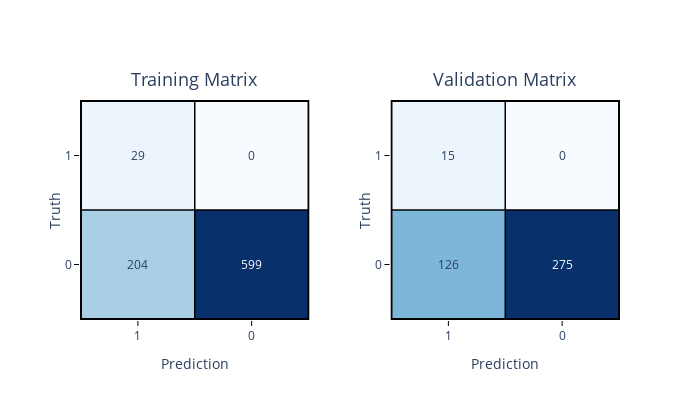

Notebook code for this chart:
### Code cell
import numpy as np
import plotly.graph_objects as go
from plotly.subplots import make_subplots
from sklearn.metrics import confusion_matrix

import plotly.io as pio

labels = ["0", "1"]
cm = confusion_matrix(y_train, y_train_pred)
cm = np.array([[cm[0, 1], cm[0, 0]], [cm[1, 1], cm[1, 0]]])

cm2 = confusion_matrix(y_test, y_test_pred)
cm2 = np.array([[cm2[0, 1], cm2[0, 0]], [cm2[1, 1], cm2[1, 0]]])

fig = make_subplots(
    rows=1,
    cols=2,
    subplot_titles=["Training Matrix", "Validation Matrix"],
    horizontal_spacing=0.15,
)

# Increase font size and height of titles
for annotation in fig["layout"]["annotations"]:
    annotation["font"] = dict(size=18)  # Increase font size here
    annotation["y"] = 1.03  # Increase height of title


fig.update_layout(
    autosize=False,
    width=700,
    height=400,
)


hover_text = np.empty_like(cm, dtype=object)
hover_text[0, 0] = f"Truth: Excluded<br>Prediction: Included<br>Total: {cm[0,0]}"
hover_text[0, 1] = f"Truth: Excluded<br>Prediction: Excluded<br>Total: {cm[0,1]}"
hover_text[1, 0] = f"Truth: Included<br>Prediction: Included<br>Total: {cm[1,0]}"
hover_text[1, 1] = f"Truth: Included<br>Prediction: Excluded<br>Total: {cm[1,1]}"


# Adding heatmaps to both subplots

fig.add_trace(
    go.Heatmap(
        z=cm,
        x=labels,
        y=labels,
        colorscale="Blues",
        showscale=False,
        text=hover_text,
        hoverinfo="text",
    ),
    row=1,
    col=1,
)

hover_text = np.empty_like(cm2, dtype=object)
hover_text[0, 0] = f"Truth: Excluded<br>Prediction: Included<br>Total: {cm2[0,0]}"
hover_text[0, 1] = f"Truth: Excluded<br>Prediction: Excluded<br>Total: {cm2[0,1]}"
hover_text[1, 0] = f"Truth: Included<br>Prediction: Included<br>Total: {cm2[1,0]}"
hover_text[1, 1] = f"Truth: Included<br>Prediction: Excluded<br>Total: {cm2[1,1]}"

fig.add_trace(
    go.Heatmap(
        z=cm2,
        x=labels,
        y=labels,
        colorscale="Blues",
        showscale=False,
        text=hover_text,
        hoverinfo="text",
    ),
    row=1,
    col=2,
)


def get_font_color(value, cm):
    if value > cm.max() / 2:
        return "white"
    else:
        return " dark blue"


for i, row in enumerate(cm):
    for j, value in enumerate(row):
        fig.add_annotation(
            dict(
                text=str(value),
                x=labels[j],
                y=labels[i],
                xref=f"x{1}",
                yref=f"y{1}",
                showarrow=False,
                font=dict(color=get_font_color(value, cm)),
            )
        )

for i, row in enumerate(cm2):
    for j, value in enumerate(row):
        fig.add_annotation(
            dict(
                text=str(value),
                x=labels[j],
                y=labels[i],
                xref=f"x{index}",
                yref=f"y{index}",
                showarrow=False,
                font=dict(color=get_font_color(value, cm2)),
            )
        )

# Adding annotations and shapes
for index in [1, 2]:
    # Add rectangle and line shapes per subplot
    fig.add_shape(
        type="rect",
        xref=f"x{index}",
        yref=f"y{index}",
        x0=-0.5,
        y0=-0.5,
        x1=len(labels) - 0.5,
        y1=len(labels) - 0.5,
        line=dict(color="black", width=2),
    )
    fig.add_shape(
        type="line",
        xref=f"x{index}",
        yref=f"y{index}",
        x0=-0.5,
        y0=0.5,
        x1=len(labels) - 0.5,
        y1=0.5,
        line=dict(color="black", width=1.5),
    )
    fig.add_shape(
        type="line",
        xref=f"x{index}",
        yref=f"y{index}",
        x0=0.5,
        y0=-0.5,
        x1=0.5,
        y1=1.5,
        line=dict(color="black", width=1.5),
    )


for i in range(1, 3):
    fig.update_xaxes(
        title_text="Prediction",
        row=1,
        col=i,
        tickmode="array",
        tickvals=[0, 1],
        ticktext=labels[::-1],
        ticks="outside",
        ticklen=5,  # Shorten tick length to touch grid lines
        tickwidth=1,
        tickcolor="black",
        mirror=True,  # Mirror ticks on both sides
    )
    fig.update_yaxes(
        title_text="Truth",
        row=1,
        col=i,
        tickmode="array",
        tickvals=[0, 1],
        ticktext=labels,
        ticks="outside",
        ticklen=5,  # Shorten tick length to touch grid lines
        tickwidth=1,
        tickcolor="black",
        mirror=True,  # Mirror ticks on both sides
        title_standoff=0.3,
    )

# Update layout for a better view
pio.write_html(
    fig,
    file="confusion_matrix.html",
    auto_open=True,
    include_plotlyjs="cdn",
)

fig.show()

### Figure 1 — Plotly figure (JSON) as saved in the notebook; plotly's stock layout.template omitted (floating-point values rounded to 4 significant figures)
{"data": [{"colorscale": [[0, "rgb(247,251,255)"], [0.125, "rgb(222,235,247)"], [0.25, "rgb(198,219,239)"], [0.375, "rgb(158,202,225)"], [0.5, "rgb(107,174,214)"], [0.625, "rgb(66,146,198)"], [0.75, "rgb(33,113,181)"], [0.875, "rgb(8,81,156)"], [1, "rgb(8,48,107)"]], "hoverinfo": "text", "showscale": false, "text": [["Truth: Excluded<br>Prediction: Included<br>Total: 204", "Truth: Excluded<br>Prediction: Excluded<br>Total: 599"], ["Truth: Included<br>Prediction: Included<br>Total: 29", "Truth: Included<br>Prediction: Excluded<br>Total: 0"]], "type": "heatmap", "x": ["0", "1"], "xaxis": "x", "y": ["0", "1"], "yaxis": "y", "z": [[204, 599], [29, 0]]}, {"colorscale": [[0, "rgb(247,251,255)"], [0.125, "rgb(222,235,247)"], [0.25, "rgb(198,219,239)"], [0.375, "rgb(158,202,225)"], [0.5, "rgb(107,174,214)"], [0.625, "rgb(66,146,198)"], [0.75, "rgb(33,113,181)"], [0.875, "rgb(8,81,156)"], [1, "rgb(8,48,107)"]], "hoverinfo": "text", "showscale": false, "text": [["Truth: Excluded<br>Prediction: Included<br>Total: 126", "Truth: Excluded<br>Prediction: Excluded<br>Total: 275"], ["Truth: Included<br>Prediction: Included<br>Total: 15", "Truth: Included<br>Prediction: Excluded<br>Total: 0"]], "type": "heatmap", "x": ["0", "1"], "xaxis": "x2", "y": ["0", "1"], "yaxis": "y2", "z": [[126, 275], [15, 0]]}], "layout": {"annotations": [{"font": {"size": 18}, "showarrow": false, "text": "Training Matrix", "x": 0.2125, "xanchor": "center", "xref": "paper", "y": 1.03, "yanchor": "bottom", "yref": "paper"}, {"font": {"size": 18}, "showarrow": false, "text": "Validation Matrix", "x": 0.7875, "xanchor": "center", "xref": "paper", "y": 1.03, "yanchor": "bottom", "yref": "paper"}, {"font": {"color": " dark blue"}, "showarrow": false, "text": "204", "x": "0", "xref": "x", "y": "0", "yref": "y"}, {"font": {"color": "white"}, "showarrow": false, "text": "599", "x": "1", "xref": "x", "y": "0", "yref": "y"}, {"font": {"color": " dark blue"}, "showarrow": false, "text": "29", "x": "0", "xref": "x", "y": "1", "yref": "y"}, {"font": {"color": " dark blue"}, "showarrow": false, "text": "0", "x": "1", "xref": "x", "y": "1", "yref": "y"}, {"font": {"color": " dark blue"}, "showarrow": false, "text": "126", "x": "0", "xref": "x2", "y": "0", "yref": "y2"}, {"font": {"color": "white"}, "showarrow": false, "text": "275", "x": "1", "xref": "x2", "y": "0", "yref": "y2"}, {"font": {"color": " dark blue"}, "showarrow": false, "text": "15", "x": "0", "xref": "x2", "y": "1", "yref": "y2"}, {"font": {"color": " dark blue"}, "showarrow": false, "text": "0", "x": "1", "xref": "x2", "y": "1", "yref": "y2"}], "autosize": false, "height": 400, "shapes": [{"line": {"color": "black", "width": 2}, "type": "rect", "x0": -0.5, "x1": 1.5, "xref": "x", "y0": -0.5, "y1": 1.5, "yref": "y"}, {"line": {"color": "black", "width": 1.5}, "type": "line", "x0": -0.5, "x1": 1.5, "xref": "x", "y0": 0.5, "y1": 0.5, "yref": "y"}, {"line": {"color": "black", "width": 1.5}, "type": "line", "x0": 0.5, "x1": 0.5, "xref": "x", "y0": -0.5, "y1": 1.5, "yref": "y"}, {"line": {"color": "black", "width": 2}, "type": "rect", "x0": -0.5, "x1": 1.5, "xref": "x2", "y0": -0.5, "y1": 1.5, "yref": "y2"}, {"line": {"color": "black", "width": 1.5}, "type": "line", "x0": -0.5, "x1": 1.5, "xref": "x2", "y0": 0.5, "y1": 0.5, "yref": "y2"}, {"line": {"color": "black", "width": 1.5}, "type": "line", "x0": 0.5, "x1": 0.5, "xref": "x2", "y0": -0.5, "y1": 1.5, "yref": "y2"}], "width": 700, "xaxis": {"anchor": "y", "domain": [0, 0.425], "mirror": true, "tickcolor": "black", "ticklen": 5, "tickmode": "array", "ticks": "outside", "ticktext": ["1", "0"], "tickvals": [0, 1], "tickwidth": 1, "title": {"text": "Prediction"}}, "xaxis2": {"anchor": "y2", "domain": [0.575, 1], "mirror": true, "tickcolor": "black", "ticklen": 5, "tickmode": "array", "ticks": "outside", "ticktext": ["1", "0"], "tickvals": [0, 1], "tickwidth": 1, "title": {"text": "Prediction"}}, "yaxis": {"anchor": "x", "domain": [0, 1], "mirror": true, "tickcolor": "black", "ticklen": 5, "tickmode": "array", "ticks": "outside", "ticktext": ["0", "1"], "tickvals": [0, 1], "tickwidth": 1, "title": {"standoff": 0.3, "text": "Truth"}}, "yaxis2": {"anchor": "x2", "domain": [0, 1], "mirror": true, "tickcolor": "black", "ticklen": 5, "tickmode": "array", "ticks": "outside", "ticktext": ["0", "1"], "tickvals": [0, 1], "tickwidth": 1, "title": {"standoff": 0.3, "text": "Truth"}}}}
